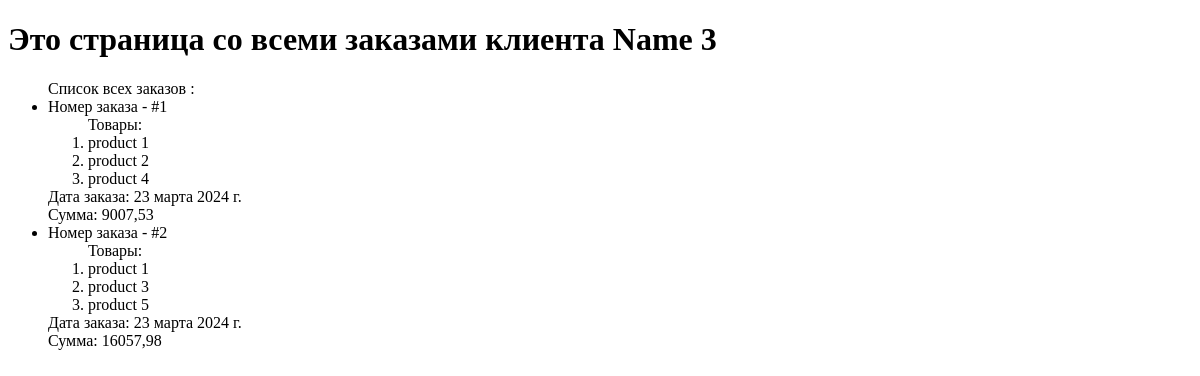
Page /orders_by_client/3 on the earlier database version.
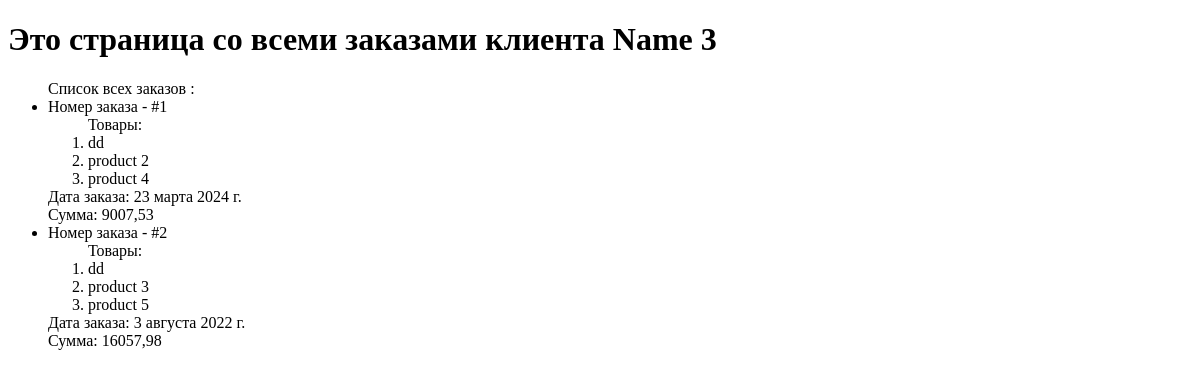
Same page on the later database version.
### hw2_task/models.py (models this page shows)
class Product(models.Model):
    product_name = models.CharField(max_length=100)
    description = models.TextField()
    price = models.DecimalField(max_digits=8, decimal_places=2)
    product_count = models.IntegerField(default=0)
    additions_date = models.DateField(auto_now_add=True)
    image = models.ImageField(default='')

class Order(models.Model):
    client = models.ForeignKey(Client, on_delete=models.CASCADE)
    products = models.ManyToManyField(Product)
    total_price = models.DecimalField(default=0, max_digits=8,decimal_places=2)
    order_registry_date = models.DateField(auto_now_add=True)

### hw2_task/views.py (the view)
# urls.py: path('orders_by_client/<int:client_id>', views.get_all_orders_by_client, name='orders_by_client'),
def get_all_orders_by_client(request, client_id):
    orders = Order.objects.filter(client__pk=client_id)
    client = Client.objects.filter(pk=client_id).first()
    context = {'orders': orders, 'client': client}
    return render(request, 'hw2_task/orders_by_client.html', context)

### hw2_task/models.py (called while the page is built)
    def __str__(self):
        return str(self.client_name)

### hw2_task/templates/hw2_task/orders_by_client.html (shortened to what this page needs)
<!DOCTYPE html>
<html lang="ru">
<head>
</head>
<body>
    <h1>Это страница со всеми заказами клиента {{ client }} </h1>
    <ul> Список всех заказов {% block period %}{% endblock %}:
            {% for order in orders %}
                <li>Номер заказа - #{{ order.pk }}<br>
                    <ol> Товары:<br>
                        {% for product in order.products.all %}
                            <li>{{ product.product_name }}</li>
                        {% endfor %}
                    </ol>
                    Дата заказа: {{ order.order_registry_date }}<br>
                    Сумма: {{ order.total_price }}
                </li>
            {% endfor %}
    </ul>
</body>
</html>

Differences in the rows shown:
changed Product (number 1 of 5 on the later page): product_name "product 1" → "dd"
changed Order id 2: order_registry_date "23 марта 2024 г." → "3 августа 2022 г."
